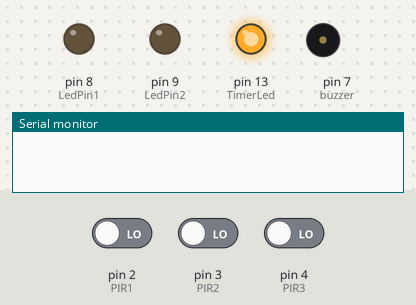
Recording of a sketch running on a simulated Arduino Uno, built with avr-gcc and run on an emulated ATmega328P. Parts: output pins drawn as LEDs (lit = HIGH), buzzer (waves = sounding, pin HIGH), the last lines printed to the serial monitor. Inputs (shaded band) come from the test bench; at power-on: pin 2 (PIR1) LOW, pin 4 (PIR3) LOW, pin 3 (PIR2) LOW.

Above: at 1.2 s.
1.3 s: pin 2 (PIR1) driven HIGH
At 2.6 s:
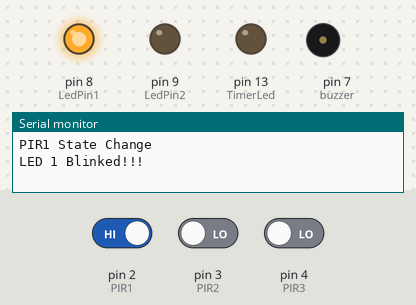
4.3 s: pin 4 (PIR3) driven HIGH
At 4.7 s:
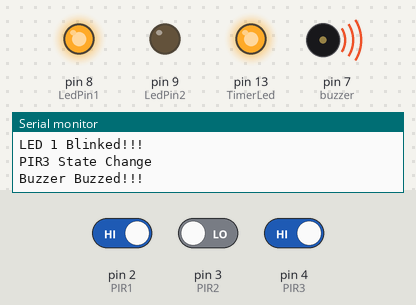
7.3 s: pin 3 (PIR2) driven HIGH
At 8.4 s:
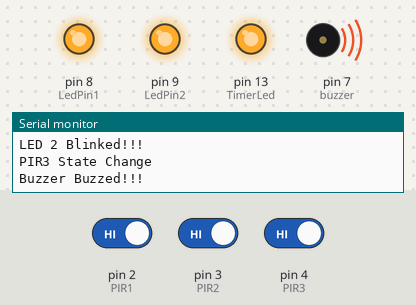
10.3 s: pin 2 (PIR1) driven LOW
At 11.6 s:
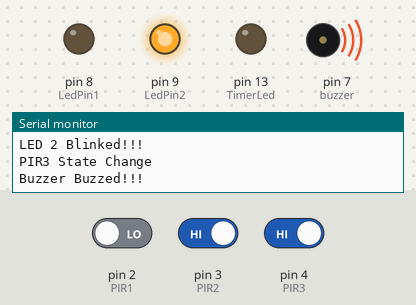
13.3 s: pin 3 (PIR2) driven LOW
At 15.3 s:
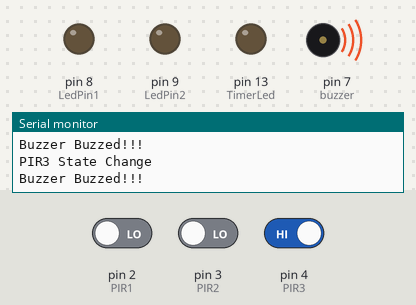
16.3 s: pin 4 (PIR3) driven LOW
At 18.4 s:
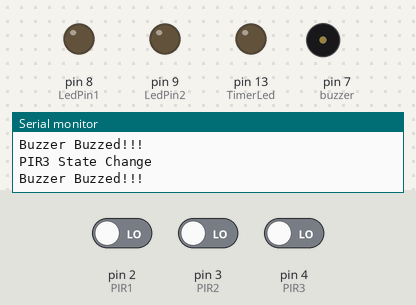
Timing chart, 0 to 20.3 s (numbered marks = the images above; inputs shaded):
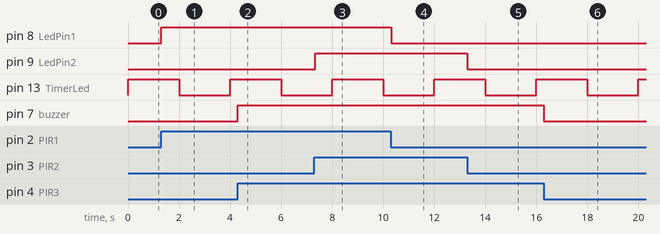

The sketch:

Task1.4D.ino
```cpp
const uint8_t LedPin1 = 8;
const uint8_t LedPin2 = 9;
const uint8_t PIR1 = 2;
const uint8_t PIR2 = 3;
const uint8_t PIR3 = 4;
const int buzzer = 7;
const byte TimerLed = 13;

uint8_t PIR1State, PIR2State, PIR3State = 0;

void setup()
{
    Serial.begin(9600);  //initialize serial

    pinMode(TimerLed, OUTPUT);
    pinMode(buzzer, OUTPUT);
    pinMode(LedPin1, OUTPUT);
    pinMode(LedPin2, OUTPUT);
    pinMode(PIR1, INPUT);
    pinMode(PIR2, INPUT);
    pinMode(PIR3, INPUT);
    PCICR |= 0b00000100; // turn on port d
    PCMSK2 |= 0b00011100; // enable pins 2, 3, and 4

    startTimer(); //0.5 Hz = 2 seconds per interupt
}

void loop()
{
  digitalWrite(LedPin1, PIR1State);
    digitalWrite(LedPin2, PIR2State);
    digitalWrite(buzzer, PIR3State);
}

void startTimer(){
  noInterrupts();

  TCCR1A = 0;
  TCCR1B = 0;
  TCNT1 = 0;

  // led 13 to blink every 2 seconds using:
  // http://www.8bit-era.cz/arduino-timer-interrupts-calculator.html

  // x = 16 Mhz / (prescaler * x) - 1, x in Hz
  // => 16 Mhz / x(x+1) = prescalar

  OCR1A = 31249; // 0.5Hz = 16000000 / (1024 * 0.5) - 1 (must be <65536)
  // turn on CTC mode
  TCCR1B |= (1 << WGM12);
  // Set CS12, CS11 and CS10 bits for 1024 prescaler
  TCCR1B |= (1 << CS12) | (0 << CS11) | (1 << CS10);
  // enable timer compare interrupt
  TIMSK1 |= (1 << OCIE1A);

  interrupts();
}

// timer interupt
ISR(TIMER1_COMPA_vect){
   digitalWrite(TimerLed, digitalRead(TimerLed) ^ 1);
}

//Port D interupt
ISR(PCINT2_vect) // Port D, PCINT16 - PCINT23
{
    PIR1State = PIND & B00000100;
    PIR2State = PIND & B00001000;
    PIR3State = PIND & B00010000;
    if (PIR1State)
    {
        Serial.println("PIR1 State Change");
        Serial.println("LED 1 Blinked!!!");
    }
    if (PIR2State)
    {
        Serial.println("PIR2 State Change");
        Serial.println("LED 2 Blinked!!!");
    }
    if (PIR3State)
    {
        Serial.println("PIR3 State Change");
        Serial.println("Buzzer Buzzed!!!");
    }

}
```

Measured:
- after the input at 1.3 s, pin 8 (LedPin1): LOW → HIGH at once
- after the input at 4.3 s, pin 7 (buzzer): LOW → HIGH at once
- after the input at 7.3 s, pin 9 (LedPin2): LOW → HIGH after 0.05 s
- after the input at 10.3 s, pin 8 (LedPin1): HIGH → LOW at once
- after the input at 13.3 s, pin 9 (LedPin2): HIGH → LOW at once
- after the input at 16.3 s, pin 7 (buzzer): HIGH → LOW at once
